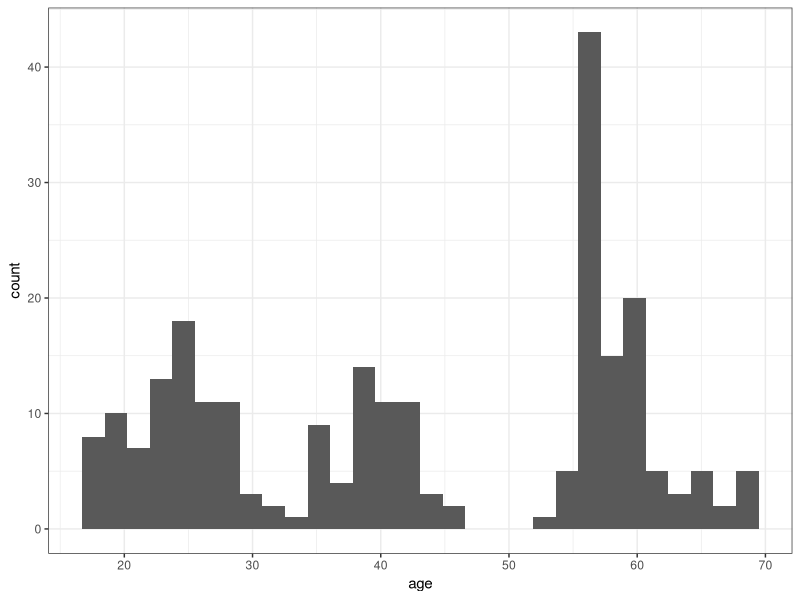

Generate this figure with R: (Note: this script raises an error after producing the figure.)
# Data Wrangling

# Author: Junsong Lu
# Version: 2021-11-21

# Libraries

required_pack <- c('drc','WRS2','nlme', 'aomisc', 'rstatix', 'tidyverse')

for(p in required_pack){
  if(!require(p, character.only = TRUE)){
    install.packages(p)
  }else{
    library(p, character.only = TRUE)
  }
} 
# if 'aomisc' cannot be installed, please use the following code:
# library(devtools)
# devtools::install_github("onofriAndreaPG/aomisc")


# Sources
dat <- read_csv("raw.csv")

# Parameters

# ============================================================================

# Code

## scales

dat <- dat %>%
  mutate(across(Item19:Item21, ~ recode(.,
                                        '1' = 7,
                                        '2' = 6,
                                        '3' = 5,
                                        '4' = 4,
                                        '5' = 3,
                                        '6' = 2,
                                        '7' = 1))) %>%
  mutate(FTP = rowMeans(select(., Item12:Item21)),
         minik = rowMeans(select(., Item32:Item51)),
         SES = rowMeans(select(., Item52:Item54))) %>%
  mutate(ID = 1:242) %>%
  rowwise() %>%
  mutate(ss_count = sum(c_across(Item5:Item11) == 1))

## the transformation of subjective time

dat <- dat %>%
  mutate(across(Item22:Item31, ~ ifelse(. <= 100, .,
                                        (. - 42648)/(87551 - 42648)*100)))

## rename variables

names(dat) <- c("gender", "age", 
                "age_phys", "age_psyc",
                paste0("DD", 1:7),
                paste0("FTP", 1:10),
                paste0("ST", 1:10),
                paste0("minik", 1:20),
                paste0("SES", 1:3),
                "health_phys",
                "health_psyc",
                "platform",
                "FTP", "minik", "SES", "ID", "ss_count")


## calculate k values

dat_dd <- dat %>%
  select(ID, DD1:DD7)

k_item <- function(V, A, D){
  k <- (A - V)/(V*D)
  return(k)
}

D <- c(31, 4, 939, 183, 527, 25, 184)
A <- c(3480, 8190, 2311, 4620, 4200, 5160, 2760) # LL
V <- c(840, 2730, 1680, 3570, 3990, 3150, 1260) # SS


k_items7 <- k_item(V, A, D)

k_items7_order <- k_items7[order(k_items7)]

dat_dd_order <- dat_dd %>%
  select(ID, c(order(k_items7) + 1)) %>%
  as_tibble()

### MLE

nll2 <- function(pars, data) {
  
  k <- pars[1]
  mu <- pars[2]
  
  prob_SV1 <- vector("numeric", length = 7)
  f <- vector("numeric", length = 7)
  llvalue <- vector("numeric", length = 7)
  
  for (i in 1:7) {
    
    SV1 <- V[i]
    SV2 <- A[i]/(1 + k*D[i])
    
    prob_SV1[i] <- 1/(1 + exp(-(SV1 - SV2)*mu))
    
    if(data[i] == 1){
      f[i] <- prob_SV1[i]
    }else{
      f[i] <- 1 - prob_SV1[i]
    }
    
  }
  
  -sum(log(f))
}


dat_dd_mle <- dat_dd %>%
  pivot_longer(cols = starts_with("DD"),
               names_to = "NO",
               values_to = "choice") %>%
  select(-NO) %>%
  nest(data = choice)

est_para <- function(data){
  
  data_unlist <- unlist(data) %>% unname()
  
  mle_res <- optim(par = c(k = 0.05, mu = 0.005), 
                   fn = nll2, data = data_unlist,
                   lower = c(0, 0),
                   upper = c(0.8, 1),
                   method = "L-BFGS-B",
                   control = list(parscale = c(k = 0.01, mu = 0.005)))
  
  return(list(k = unname(mle_res$par[1]),
              mu = unname(mle_res$par[2])))
  
}

dat_dd_mle <- dat_dd_mle %>%
  mutate(para = map(data, possibly(est_para, list(k = NA,
                                                  mu = NA)))) %>%
  unnest(para) %>%
  mutate(para_name = rep(c("k", "mu"), times = 242)) %>%
  pivot_wider(names_from = para_name,
              values_from = para)

dat <- left_join(dat, dat_dd_mle, by = "ID") %>%
  mutate(across(k:mu, unlist))


# subjective time estimates


ggplot(dat) +
  geom_histogram(aes(age)) +
  theme_bw()

dat <- dat %>%
  mutate(age_group = case_when(
    age <= 35 ~ 0,
    age > 35 & age <= 50 ~ 1,
    age > 50 ~ 2
  )) %>%
  mutate(age_group = factor(age_group,
                            levels = c(0, 1, 2),
                            labels = c("young",
                                       "middle",
                                       "old")))



dat <- dat %>%
  mutate(across(ST1:ST10, ~ ./19.28291*3, .names = "{.col}_sub"))


OT <- c(3, 6, 9, 12, 15, 21, 24, 30, 36, 60)

dat_st <- dat %>%
  dplyr::select(ends_with("_sub"), ID) %>%
  pivot_longer(cols = starts_with("ST"),
               names_to = "NO",
               values_to = "sub_time") %>%
  mutate(obj_time = rep(OT, 242)) %>%
  dplyr::select(-NO) %>%
  nest(data = c(obj_time, sub_time))

est_time <- function(data){
  
  dat <- data %>% as.data.frame()
  
  model <- drm(sub_time ~ obj_time, fct = DRC.powerCurve(),
               type = "continuous",
               robust = "median",
               lowerl = c(0, 0),
               upperl = c(5, 5),
               data = dat)
  
  return(list(alpha = model$parmMat[1],
              beta = model$parmMat[2]))
  
}

dat_st <- dat_st %>%
  mutate(para_list = map(data, est_time)) %>%
  unnest(para_list) %>%
  mutate(para_name = rep(c("alpha", "beta"), times = 242)) %>%
  pivot_wider(names_from = para_name,
              values_from = para_list) %>%
  dplyr::select(-data)

dat <- dat %>%
  left_join(., dat_st, by = "ID") %>%
  mutate(across(alpha:beta, unlist))

boxplot.stats(dat$beta)$out
boxplot.stats(dat$alpha)$out
sum(dat$alpha == 5)

dat %>%
  filter(alpha != 5, beta <= 1.323433)

dat_mest <- dat %>%
  group_by(age_group) %>%
  filter(alpha != 5, beta <= 1.323433) %>%
  summarise(across(ST1_sub:ST10_sub, list(M = median))) 

mest_long <- dat_mest %>%
  pivot_longer(cols = contains("sub_M"),
               names_to = "sub_delay",
               values_to = "value") %>%
  mutate(obj_delay = rep(OT, 3))

F1 <- ggplot(mest_long %>%
               mutate(age_group = factor(age_group,
                                         levels = c("young",
                                                    "middle",
                                                    "old"))), 
             aes(x = obj_delay, y = value, fill = age_group)) +
  geom_line() + 
  geom_point(size = 2.75, shape = 21) +
  theme_bw() +
  labs(x = "Calendar Time (Month)", 
       y = "Subjective Time (Month)", 
       fill = "Age Group") +
  ylim(0, 16) +
  scale_fill_manual(values = c("#BDD8DA", "#FF9900", "#AD235E")) +
  theme(axis.title.x = element_text(size = 10, face = "bold"),
        axis.title.y = element_text(size = 10, face = "bold"),
        legend.title = element_text(size = 9, face = "bold"),
        legend.text = element_text(size = 8.5))

obj_to_sub <- function(obj_delay, age_group){
  
  if(age_group == "young"){
    sub_delay <- 1.33*(obj_delay^0.593)
  }else if(age_group == "middle"){
    sub_delay <- 1.08*(obj_delay^0.614)
  }else{
    sub_delay <- 1.34*(obj_delay^0.578)
  }
  return(sub_delay)
}

dat_time_curve <- tibble(age_group = rep(c("young", "middle", "old"), each = 10),
                         obj_delay = rep(seq(1, 60, length.out = 10), times = 3),
                         sub_delay = map2_dbl(obj_delay, age_group, obj_to_sub))

F2 <- ggplot(dat_time_curve %>%
               mutate(age_group = factor(age_group,
                                         levels = c("young",
                                                    "middle",
                                                    "old"))), 
             aes(x = obj_delay, y = sub_delay, fill = age_group)) +
  geom_line() + 
  geom_point(size = 2, shape = 21) +
  theme_bw() +
  labs(x = "Calendar Time (Month)", 
       y = "Subjective Time (Month)",
       fill = "Age Group") +
  ylim(0, 16) +
  scale_fill_manual(values = c("#BDD8DA", "#FF9900", "#AD235E")) +
  theme(axis.title.x = element_text(size = 10, face = "bold"),
        axis.title.y = element_text(size = 10, face = "bold"),
        legend.title = element_text(size = 9, face = "bold"),
        legend.text = element_text(size = 8.5))

cowplot::plot_grid(F1, F2, nrow = 1)


# png("time_est.png", units = "in",
#     width = 8, height = 4, res = 700)
# 
# cowplot::plot_grid(F1, F2, nrow = 1)
# 
# dev.off()

write_csv(dat %>% select(-data), "data.csv")



